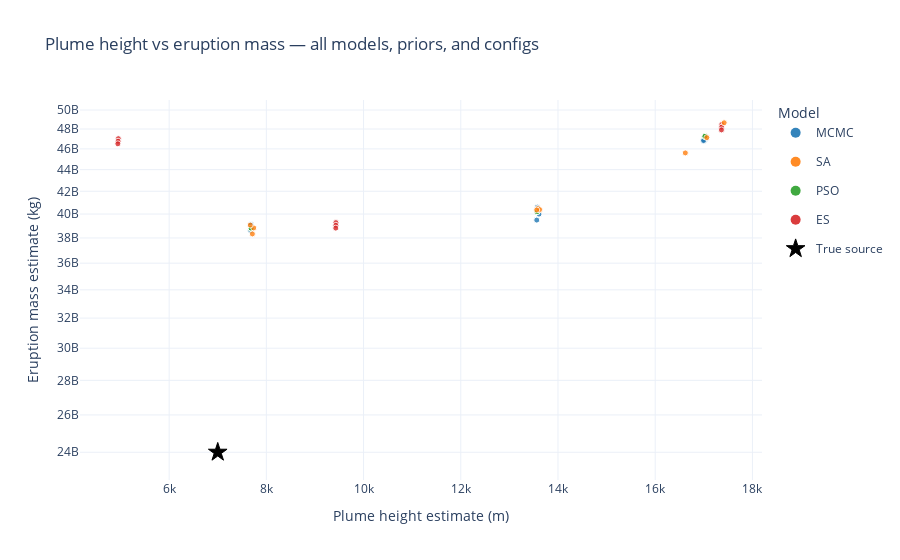

Notebook source saved alongside this figure:
### Code cell
fig = make_interactive_scatter_all_models(
    sim_output_dir=SIM_OUTPUT_DIR,
    EXP=EXP,
    true_plume_height=true_plume_height,
    true_eruption_mass=true_eruption_mass,
    models=("mcmc", "sa", "pso", "es"),
    max_configs=4,
)

# Normal inline Plotly (no custom hover behavior) if you want:
fig.show()

# Or write advanced-hover HTML:
html_path = SIM_OUTPUT_DIR.parent / "interactive_scatter_all_models_hover.html"
write_hover_interactive_html(fig, html_path)

### Figure 1 — Plotly figure (JSON) as saved in the notebook; plotly's stock layout.template omitted (floating-point values rounded to 4 significant figures)
{"data": [{"customdata": [["es", 0, 0.5, 0.5]], "hoverlabel": {"bgcolor": "rgba(214,39,40,0.2)", "bordercolor": "rgba(214,39,40,0.2)"}, "hovertemplate": "Model: %{customdata[0]}<br>Config idx: %{customdata[1]}<br>Prior h×: %{customdata[2]}<br>Prior m×: %{customdata[3]}<br>Plume est: %{x:.1f} m<br>Mass est: %{y:.3e} kg<extra></extra>", "legendgroup": "es", "marker": {"color": "#d62728", "opacity": 0.8, "size": [6], "symbol": "circle"}, "mode": "markers", "showlegend": false, "type": "scatter", "x": [4954.0], "y": [47020000000.0]}, {"customdata": [["es", 0, 0.5, 1]], "hoverlabel": {"bgcolor": "rgba(214,39,40,0.2)", "bordercolor": "rgba(214,39,40,0.2)"}, "hovertemplate": "Model: %{customdata[0]}<br>Config idx: %{customdata[1]}<br>Prior h×: %{customdata[2]}<br>Prior m×: %{customdata[3]}<br>Plume est: %{x:.1f} m<br>Mass est: %{y:.3e} kg<extra></extra>", "legendgroup": "es", "marker": {"color": "#d62728", "opacity": 0.8, "size": [6], "symbol": "circle"}, "mode": "markers", "showlegend": false, "type": "scatter", "x": [4950.0], "y": [46760000000.0]}, {"customdata": [["es", 0, 0.5, 2]], "hoverlabel": {"bgcolor": "rgba(214,39,40,0.2)", "bordercolor": "rgba(214,39,40,0.2)"}, "hovertemplate": "Model: %{customdata[0]}<br>Config idx: %{customdata[1]}<br>Prior h×: %{customdata[2]}<br>Prior m×: %{customdata[3]}<br>Plume est: %{x:.1f} m<br>Mass est: %{y:.3e} kg<extra></extra>", "legendgroup": "es", "marker": {"color": "#d62728", "opacity": 0.8, "size": [6], "symbol": "circle"}, "mode": "markers", "showlegend": false, "type": "scatter", "x": [4945.0], "y": [46500000000.0]}, {"customdata": [["es", 0, 1, 0.5]], "hoverlabel": {"bgcolor": "rgba(214,39,40,0.2)", "bordercolor": "rgba(214,39,40,0.2)"}, "hovertemplate": "Model: %{customdata[0]}<br>Config idx: %{customdata[1]}<br>Prior h×: %{customdata[2]}<br>Prior m×: %{customdata[3]}<br>Plume est: %{x:.1f} m<br>Mass est: %{y:.3e} kg<extra></extra>", "legendgroup": "es", "marker": {"color": "#d62728", "opacity": 0.8, "size": [6], "symbol": "circle"}, "mode": "markers", "showlegend": false, "type": "scatter", "x": [9431.0], "y": [39280000000.0]}, {"customdata": [["es", 0, 1, 1]], "hoverlabel": {"bgcolor": "rgba(214,39,40,0.2)", "bordercolor": "rgba(214,39,40,0.2)"}, "hovertemplate": "Model: %{customdata[0]}<br>Config idx: %{customdata[1]}<br>Prior h×: %{customdata[2]}<br>Prior m×: %{customdata[3]}<br>Plume est: %{x:.1f} m<br>Mass est: %{y:.3e} kg<extra></extra>", "legendgroup": "es", "marker": {"color": "#d62728", "opacity": 0.8, "size": [6], "symbol": "circle"}, "mode": "markers", "showlegend": false, "type": "scatter", "x": [9430.0], "y": [39040000000.0]}, {"customdata": [["es", 0, 1, 2]], "hoverlabel": {"bgcolor": "rgba(214,39,40,0.2)", "bordercolor": "rgba(214,39,40,0.2)"}, "hovertemplate": "Model: %{customdata[0]}<br>Config idx: %{customdata[1]}<br>Prior h×: %{customdata[2]}<br>Prior m×: %{customdata[3]}<br>Plume est: %{x:.1f} m<br>Mass est: %{y:.3e} kg<extra></extra>", "legendgroup": "es", "marker": {"color": "#d62728", "opacity": 0.8, "size": [6], "symbol": "circle"}, "mode": "markers", "showlegend": false, "type": "scatter", "x": [9429.0], "y": [38810000000.0]}, {"customdata": [["es", 0, 2, 0.5]], "hoverlabel": {"bgcolor": "rgba(214,39,40,0.2)", "bordercolor": "rgba(214,39,40,0.2)"}, "hovertemplate": "Model: %{customdata[0]}<br>Config idx: %{customdata[1]}<br>Prior h×: %{customdata[2]}<br>Prior m×: %{customdata[3]}<br>Plume est: %{x:.1f} m<br>Mass est: %{y:.3e} kg<extra></extra>", "legendgroup": "es", "marker": {"color": "#d62728", "opacity": 0.8, "size": [6], "symbol": "circle"}, "mode": "markers", "showlegend": false, "type": "scatter", "x": [17370.0], "y": [48480000000.0]}, {"customdata": [["es", 0, 2, 1]], "hoverlabel": {"bgcolor": "rgba(214,39,40,0.2)", "bordercolor": "rgba(214,39,40,0.2)"}, "hovertemplate": "Model: %{customdata[0]}<br>Config idx: %{customdata[1]}<br>Prior h×: %{customdata[2]}<br>Prior m×: %{customdata[3]}<br>Plume est: %{x:.1f} m<br>Mass est: %{y:.3e} kg<extra></extra>", "legendgroup": "es", "marker": {"color": "#d62728", "opacity": 0.8, "size": [6], "symbol": "circle"}, "mode": "markers", "showlegend": false, "type": "scatter", "x": [17370.0], "y": [48190000000.0]}, {"customdata": [["es", 0, 2, 2]], "hoverlabel": {"bgcolor": "rgba(214,39,40,0.2)", "bordercolor": "rgba(214,39,40,0.2)"}, "hovertemplate": "Model: %{customdata[0]}<br>Config idx: %{customdata[1]}<br>Prior h×: %{customdata[2]}<br>Prior m×: %{customdata[3]}<br>Plume est: %{x:.1f} m<br>Mass est: %{y:.3e} kg<extra></extra>", "legendgroup": "es", "marker": {"color": "#d62728", "opacity": 0.8, "size": [6], "symbol": "circle"}, "mode": "markers", "showlegend": false, "type": "scatter", "x": [17360.0], "y": [47910000000.0]}, {"customdata": [["mcmc", 0, 0.5, 0.5]], "hoverlabel": {"bgcolor": "rgba(31,119,180,0.2)", "bordercolor": "rgba(31,119,180,0.2)"}, "hovertemplate": "Model: %{customdata[0]}<br>Config idx: %{customdata[1]}<br>Prior h×: %{customdata[2]}<br>Prior m×: %{customdata[3]}<br>Plume est: %{x:.1f} m<br>Mass est: %{y:.3e} kg<extra></extra>", "legendgroup": "mcmc", "marker": {"color": "#1f77b4", "opacity": 0.8, "size": [6], "symbol": "circle"}, "mode": "markers", "showlegend": false, "type": "scatter", "x": [7678.0], "y": [38620000000.0]}, {"customdata": [["mcmc", 0, 0.5, 1]], "hoverlabel": {"bgcolor": "rgba(31,119,180,0.2)", "bordercolor": "rgba(31,119,180,0.2)"}, "hovertemplate": "Model: %{customdata[0]}<br>Config idx: %{customdata[1]}<br>Prior h×: %{customdata[2]}<br>Prior m×: %{customdata[3]}<br>Plume est: %{x:.1f} m<br>Mass est: %{y:.3e} kg<extra></extra>", "legendgroup": "mcmc", "marker": {"color": "#1f77b4", "opacity": 0.8, "size": [6], "symbol": "circle"}, "mode": "markers", "showlegend": false, "type": "scatter", "x": [7684.0], "y": [39120000000.0]}, {"customdata": [["mcmc", 0, 0.5, 2]], "hoverlabel": {"bgcolor": "rgba(31,119,180,0.2)", "bordercolor": "rgba(31,119,180,0.2)"}, "hovertemplate": "Model: %{customdata[0]}<br>Config idx: %{customdata[1]}<br>Prior h×: %{customdata[2]}<br>Prior m×: %{customdata[3]}<br>Plume est: %{x:.1f} m<br>Mass est: %{y:.3e} kg<extra></extra>", "legendgroup": "mcmc", "marker": {"color": "#1f77b4", "opacity": 0.8, "size": [6], "symbol": "circle"}, "mode": "markers", "showlegend": false, "type": "scatter", "x": [7682.0], "y": [39070000000.0]}, {"customdata": [["mcmc", 0, 1, 0.5]], "hoverlabel": {"bgcolor": "rgba(31,119,180,0.2)", "bordercolor": "rgba(31,119,180,0.2)"}, "hovertemplate": "Model: %{customdata[0]}<br>Config idx: %{customdata[1]}<br>Prior h×: %{customdata[2]}<br>Prior m×: %{customdata[3]}<br>Plume est: %{x:.1f} m<br>Mass est: %{y:.3e} kg<extra></extra>", "legendgroup": "mcmc", "marker": {"color": "#1f77b4", "opacity": 0.8, "size": [6], "symbol": "circle"}, "mode": "markers", "showlegend": false, "type": "scatter", "x": [13560.0], "y": [39490000000.0]}, {"customdata": [["mcmc", 0, 1, 1]], "hoverlabel": {"bgcolor": "rgba(31,119,180,0.2)", "bordercolor": "rgba(31,119,180,0.2)"}, "hovertemplate": "Model: %{customdata[0]}<br>Config idx: %{customdata[1]}<br>Prior h×: %{customdata[2]}<br>Prior m×: %{customdata[3]}<br>Plume est: %{x:.1f} m<br>Mass est: %{y:.3e} kg<extra></extra>", "legendgroup": "mcmc", "marker": {"color": "#1f77b4", "opacity": 0.8, "size": [6], "symbol": "circle"}, "mode": "markers", "showlegend": false, "type": "scatter", "x": [13580.0], "y": [40590000000.0]}, {"customdata": [["mcmc", 0, 1, 2]], "hoverlabel": {"bgcolor": "rgba(31,119,180,0.2)", "bordercolor": "rgba(31,119,180,0.2)"}, "hovertemplate": "Model: %{customdata[0]}<br>Config idx: %{customdata[1]}<br>Prior h×: %{customdata[2]}<br>Prior m×: %{customdata[3]}<br>Plume est: %{x:.1f} m<br>Mass est: %{y:.3e} kg<extra></extra>", "legendgroup": "mcmc", "marker": {"color": "#1f77b4", "opacity": 0.8, "size": [6], "symbol": "circle"}, "mode": "markers", "showlegend": false, "type": "scatter", "x": [13610.0], "y": [40000000000.0]}, {"customdata": [["mcmc", 0, 2, 0.5]], "hoverlabel": {"bgcolor": "rgba(31,119,180,0.2)", "bordercolor": "rgba(31,119,180,0.2)"}, "hovertemplate": "Model: %{customdata[0]}<br>Config idx: %{customdata[1]}<br>Prior h×: %{customdata[2]}<br>Prior m×: %{customdata[3]}<br>Plume est: %{x:.1f} m<br>Mass est: %{y:.3e} kg<extra></extra>", "legendgroup": "mcmc", "marker": {"color": "#1f77b4", "opacity": 0.8, "size": [6], "symbol": "circle"}, "mode": "markers", "showlegend": false, "type": "scatter", "x": [17030.0], "y": [46960000000.0]}, {"customdata": [["mcmc", 0, 2, 1]], "hoverlabel": {"bgcolor": "rgba(31,119,180,0.2)", "bordercolor": "rgba(31,119,180,0.2)"}, "hovertemplate": "Model: %{customdata[0]}<br>Config idx: %{customdata[1]}<br>Prior h×: %{customdata[2]}<br>Prior m×: %{customdata[3]}<br>Plume est: %{x:.1f} m<br>Mass est: %{y:.3e} kg<extra></extra>", "legendgroup": "mcmc", "marker": {"color": "#1f77b4", "opacity": 0.8, "size": [6], "symbol": "circle"}, "mode": "markers", "showlegend": false, "type": "scatter", "x": [17000.0], "y": [46890000000.0]}, {"customdata": [["mcmc", 0, 2, 2]], "hoverlabel": {"bgcolor": "rgba(31,119,180,0.2)", "bordercolor": "rgba(31,119,180,0.2)"}, "hovertemplate": "Model: %{customdata[0]}<br>Config idx: %{customdata[1]}<br>Prior h×: %{customdata[2]}<br>Prior m×: %{customdata[3]}<br>Plume est: %{x:.1f} m<br>Mass est: %{y:.3e} kg<extra></extra>", "legendgroup": "mcmc", "marker": {"color": "#1f77b4", "opacity": 0.8, "size": [6], "symbol": "circle"}, "mode": "markers", "showlegend": false, "type": "scatter", "x": [16990.0], "y": [46820000000.0]}, {"customdata": [["pso", 0, 0.5, 0.5]], "hoverlabel": {"bgcolor": "rgba(44,160,44,0.2)", "bordercolor": "rgba(44,160,44,0.2)"}, "hovertemplate": "Model: %{customdata[0]}<br>Config idx: %{customdata[1]}<br>Prior h×: %{customdata[2]}<br>Prior m×: %{customdata[3]}<br>Plume est: %{x:.1f} m<br>Mass est: %{y:.3e} kg<extra></extra>", "legendgroup": "pso", "marker": {"color": "#2ca02c", "opacity": 0.8, "size": [6], "symbol": "circle"}, "mode": "markers", "showlegend": false, "type": "scatter", "x": [7686.0], "y": [38790000000.0]}, {"customdata": [["pso", 0, 0.5, 1]], "hoverlabel": {"bgcolor": "rgba(44,160,44,0.2)", "bordercolor": "rgba(44,160,44,0.2)"}, "hovertemplate": "Model: %{customdata[0]}<br>Config idx: %{customdata[1]}<br>Prior h×: %{customdata[2]}<br>Prior m×: %{customdata[3]}<br>Plume est: %{x:.1f} m<br>Mass est: %{y:.3e} kg<extra></extra>", "legendgroup": "pso", "marker": {"color": "#2ca02c", "opacity": 0.8, "size": [6], "symbol": "circle"}, "mode": "markers", "showlegend": false, "type": "scatter", "x": [7686.0], "y": [38810000000.0]}, {"customdata": [["pso", 0, 0.5, 2]], "hoverlabel": {"bgcolor": "rgba(44,160,44,0.2)", "bordercolor": "rgba(44,160,44,0.2)"}, "hovertemplate": "Model: %{customdata[0]}<br>Config idx: %{customdata[1]}<br>Prior h×: %{customdata[2]}<br>Prior m×: %{customdata[3]}<br>Plume est: %{x:.1f} m<br>Mass est: %{y:.3e} kg<extra></extra>", "legendgroup": "pso", "marker": {"color": "#2ca02c", "opacity": 0.8, "size": [6], "symbol": "circle"}, "mode": "markers", "showlegend": false, "type": "scatter", "x": [7686.0], "y": [38810000000.0]}, {"customdata": [["pso", 0, 1, 0.5]], "hoverlabel": {"bgcolor": "rgba(44,160,44,0.2)", "bordercolor": "rgba(44,160,44,0.2)"}, "hovertemplate": "Model: %{customdata[0]}<br>Config idx: %{customdata[1]}<br>Prior h×: %{customdata[2]}<br>Prior m×: %{customdata[3]}<br>Plume est: %{x:.1f} m<br>Mass est: %{y:.3e} kg<extra></extra>", "legendgroup": "pso", "marker": {"color": "#2ca02c", "opacity": 0.8, "size": [6], "symbol": "circle"}, "mode": "markers", "showlegend": false, "type": "scatter", "x": [13570.0], "y": [40190000000.0]}, {"customdata": [["pso", 0, 1, 1]], "hoverlabel": {"bgcolor": "rgba(44,160,44,0.2)", "bordercolor": "rgba(44,160,44,0.2)"}, "hovertemplate": "Model: %{customdata[0]}<br>Config idx: %{customdata[1]}<br>Prior h×: %{customdata[2]}<br>Prior m×: %{customdata[3]}<br>Plume est: %{x:.1f} m<br>Mass est: %{y:.3e} kg<extra></extra>", "legendgroup": "pso", "marker": {"color": "#2ca02c", "opacity": 0.8, "size": [6], "symbol": "circle"}, "mode": "markers", "showlegend": false, "type": "scatter", "x": [13570.0], "y": [40210000000.0]}, {"customdata": [["pso", 0, 1, 2]], "hoverlabel": {"bgcolor": "rgba(44,160,44,0.2)", "bordercolor": "rgba(44,160,44,0.2)"}, "hovertemplate": "Model: %{customdata[0]}<br>Config idx: %{customdata[1]}<br>Prior h×: %{customdata[2]}<br>Prior m×: %{customdata[3]}<br>Plume est: %{x:.1f} m<br>Mass est: %{y:.3e} kg<extra></extra>", "legendgroup": "pso", "marker": {"color": "#2ca02c", "opacity": 0.8, "size": [6], "symbol": "circle"}, "mode": "markers", "showlegend": false, "type": "scatter", "x": [13570.0], "y": [40200000000.0]}, {"customdata": [["pso", 0, 2, 0.5]], "hoverlabel": {"bgcolor": "rgba(44,160,44,0.2)", "bordercolor": "rgba(44,160,44,0.2)"}, "hovertemplate": "Model: %{customdata[0]}<br>Config idx: %{customdata[1]}<br>Prior h×: %{customdata[2]}<br>Prior m×: %{customdata[3]}<br>Plume est: %{x:.1f} m<br>Mass est: %{y:.3e} kg<extra></extra>", "legendgroup": "pso", "marker": {"color": "#2ca02c", "opacity": 0.8, "size": [6], "symbol": "circle"}, "mode": "markers", "showlegend": false, "type": "scatter", "x": [17020.0], "y": [47250000000.0]}, {"customdata": [["pso", 0, 2, 1]], "hoverlabel": {"bgcolor": "rgba(44,160,44,0.2)", "bordercolor": "rgba(44,160,44,0.2)"}, "hovertemplate": "Model: %{customdata[0]}<br>Config idx: %{customdata[1]}<br>Prior h×: %{customdata[2]}<br>Prior m×: %{customdata[3]}<br>Plume est: %{x:.1f} m<br>Mass est: %{y:.3e} kg<extra></extra>", "legendgroup": "pso", "marker": {"color": "#2ca02c", "opacity": 0.8, "size": [6], "symbol": "circle"}, "mode": "markers", "showlegend": false, "type": "scatter", "x": [17020.0], "y": [47240000000.0]}, {"customdata": [["pso", 0, 2, 2]], "hoverlabel": {"bgcolor": "rgba(44,160,44,0.2)", "bordercolor": "rgba(44,160,44,0.2)"}, "hovertemplate": "Model: %{customdata[0]}<br>Config idx: %{customdata[1]}<br>Prior h×: %{customdata[2]}<br>Prior m×: %{customdata[3]}<br>Plume est: %{x:.1f} m<br>Mass est: %{y:.3e} kg<extra></extra>", "legendgroup": "pso", "marker": {"color": "#2ca02c", "opacity": 0.8, "size": [6], "symbol": "circle"}, "mode": "markers", "showlegend": false, "type": "scatter", "x": [17020.0], "y": [47260000000.0]}, {"customdata": [["sa", 0, 0.5, 0.5]], "hoverlabel": {"bgcolor": "rgba(255,127,14,0.2)", "bordercolor": "rgba(255,127,14,0.2)"}, "hovertemplate": "Model: %{customdata[0]}<br>Config idx: %{customdata[1]}<br>Prior h×: %{customdata[2]}<br>Prior m×: %{customdata[3]}<br>Plume est: %{x:.1f} m<br>Mass est: %{y:.3e} kg<extra></extra>", "legendgroup": "sa", "marker": {"color": "#ff7f0e", "opacity": 0.8, "size": [6], "symbol": "circle"}, "mode": "markers", "showlegend": false, "type": "scatter", "x": [7740.0], "y": [38830000000.0]}, {"customdata": [["sa", 0, 0.5, 1]], "hoverlabel": {"bgcolor": "rgba(255,127,14,0.2)", "bordercolor": "rgba(255,127,14,0.2)"}, "hovertemplate": "Model: %{customdata[0]}<br>Config idx: %{customdata[1]}<br>Prior h×: %{customdata[2]}<br>Prior m×: %{customdata[3]}<br>Plume est: %{x:.1f} m<br>Mass est: %{y:.3e} kg<extra></extra>", "legendgroup": "sa", "marker": {"color": "#ff7f0e", "opacity": 0.8, "size": [6], "symbol": "circle"}, "mode": "markers", "showlegend": false, "type": "scatter", "x": [7669.0], "y": [39070000000.0]}, {"customdata": [["sa", 0, 0.5, 2]], "hoverlabel": {"bgcolor": "rgba(255,127,14,0.2)", "bordercolor": "rgba(255,127,14,0.2)"}, "hovertemplate": "Model: %{customdata[0]}<br>Config idx: %{customdata[1]}<br>Prior h×: %{customdata[2]}<br>Prior m×: %{customdata[3]}<br>Plume est: %{x:.1f} m<br>Mass est: %{y:.3e} kg<extra></extra>", "legendgroup": "sa", "marker": {"color": "#ff7f0e", "opacity": 0.8, "size": [6], "symbol": "circle"}, "mode": "markers", "showlegend": false, "type": "scatter", "x": [7713.0], "y": [38330000000.0]}, {"customdata": [["sa", 0, 1, 0.5]], "hoverlabel": {"bgcolor": "rgba(255,127,14,0.2)", "bordercolor": "rgba(255,127,14,0.2)"}, "hovertemplate": "Model: %{customdata[0]}<br>Config idx: %{customdata[1]}<br>Prior h×: %{customdata[2]}<br>Prior m×: %{customdata[3]}<br>Plume est: %{x:.1f} m<br>Mass est: %{y:.3e} kg<extra></extra>", "legendgroup": "sa", "marker": {"color": "#ff7f0e", "opacity": 0.8, "size": [6], "symbol": "circle"}, "mode": "markers", "showlegend": false, "type": "scatter", "x": [13590.0], "y": [40500000000.0]}, {"customdata": [["sa", 0, 1, 1]], "hoverlabel": {"bgcolor": "rgba(255,127,14,0.2)", "bordercolor": "rgba(255,127,14,0.2)"}, "hovertemplate": "Model: %{customdata[0]}<br>Config idx: %{customdata[1]}<br>Prior h×: %{customdata[2]}<br>Prior m×: %{customdata[3]}<br>Plume est: %{x:.1f} m<br>Mass est: %{y:.3e} kg<extra></extra>", "legendgroup": "sa", "marker": {"color": "#ff7f0e", "opacity": 0.8, "size": [6], "symbol": "circle"}, "mode": "markers", "showlegend": false, "type": "scatter", "x": [13620.0], "y": [40380000000.0]}, {"customdata": [["sa", 0, 1, 2]], "hoverlabel": {"bgcolor": "rgba(255,127,14,0.2)", "bordercolor": "rgba(255,127,14,0.2)"}, "hovertemplate": "Model: %{customdata[0]}<br>Config idx: %{customdata[1]}<br>Prior h×: %{customdata[2]}<br>Prior m×: %{customdata[3]}<br>Plume est: %{x:.1f} m<br>Mass est: %{y:.3e} kg<extra></extra>", "legendgroup": "sa", "marker": {"color": "#ff7f0e", "opacity": 0.8, "size": [6], "symbol": "circle"}, "mode": "markers", "showlegend": false, "type": "scatter", "x": [13560.0], "y": [40350000000.0]}, {"customdata": [["sa", 0, 2, 0.5]], "hoverlabel": {"bgcolor": "rgba(255,127,14,0.2)", "bordercolor": "rgba(255,127,14,0.2)"}, "hovertemplate": "Model: %{customdata[0]}<br>Config idx: %{customdata[1]}<br>Prior h×: %{customdata[2]}<br>Prior m×: %{customdata[3]}<br>Plume est: %{x:.1f} m<br>Mass est: %{y:.3e} kg<extra></extra>", "legendgroup": "sa", "marker": {"color": "#ff7f0e", "opacity": 0.8, "size": [6], "symbol": "circle"}, "mode": "markers", "showlegend": false, "type": "scatter", "x": [17060.0], "y": [47130000000.0]}, {"customdata": [["sa", 0, 2, 1]], "hoverlabel": {"bgcolor": "rgba(255,127,14,0.2)", "bordercolor": "rgba(255,127,14,0.2)"}, "hovertemplate": "Model: %{customdata[0]}<br>Config idx: %{customdata[1]}<br>Prior h×: %{customdata[2]}<br>Prior m×: %{customdata[3]}<br>Plume est: %{x:.1f} m<br>Mass est: %{y:.3e} kg<extra></extra>", "legendgroup": "sa", "marker": {"color": "#ff7f0e", "opacity": 0.8, "size": [6], "symbol": "circle"}, "mode": "markers", "showlegend": false, "type": "scatter", "x": [16620.0], "y": [45600000000.0]}, {"customdata": [["sa", 0, 2, 2]], "hoverlabel": {"bgcolor": "rgba(255,127,14,0.2)", "bordercolor": "rgba(255,127,14,0.2)"}, "hovertemplate": "Model: %{customdata[0]}<br>Config idx: %{customdata[1]}<br>Prior h×: %{customdata[2]}<br>Prior m×: %{customdata[3]}<br>Plume est: %{x:.1f} m<br>Mass est: %{y:.3e} kg<extra></extra>", "legendgroup": "sa", "marker": {"color": "#ff7f0e", "opacity": 0.8, "size": [6], "symbol": "circle"}, "mode": "markers", "showlegend": false, "type": "scatter", "x": [17420.0], "y": [48650000000.0]}, {"hoverinfo": "skip", "legendgroup": "mcmc", "marker": {"color": "#1f77b4", "opacity": 0.9, "size": 10, "symbol": "circle"}, "mode": "markers", "name": "MCMC", "showlegend": true, "type": "scatter", "x": [null], "y": [null]}, {"hoverinfo": "skip", "legendgroup": "sa", "marker": {"color": "#ff7f0e", "opacity": 0.9, "size": 10, "symbol": "circle"}, "mode": "markers", "name": "SA", "showlegend": true, "type": "scatter", "x": [null], "y": [null]}, {"hoverinfo": "skip", "legendgroup": "pso", "marker": {"color": "#2ca02c", "opacity": 0.9, "size": 10, "symbol": "circle"}, "mode": "markers", "name": "PSO", "showlegend": true, "type": "scatter", "x": [null], "y": [null]}, {"hoverinfo": "skip", "legendgroup": "es", "marker": {"color": "#d62728", "opacity": 0.9, "size": 10, "symbol": "circle"}, "mode": "markers", "name": "ES", "showlegend": true, "type": "scatter", "x": [null], "y": [null]}, {"hovertemplate": "True plume/mass<br>Plume: %{x:.1f} m<br>Mass: %{y:.3e} kg<extra></extra>", "marker": {"color": "black", "line": {"color": "black", "width": 1}, "size": 14, "symbol": "star"}, "mode": "markers", "name": "True source", "type": "scatter", "x": [7000], "y": [24000000000]}], "layout": {"hovermode": "closest", "legend": {"title": {"text": "Model"}}, "title": {"text": "Plume height vs eruption mass — all models, priors, and configs"}, "xaxis": {"title": {"text": "Plume height estimate (m)"}}, "yaxis": {"title": {"text": "Eruption mass estimate (kg)"}, "type": "log"}}}
